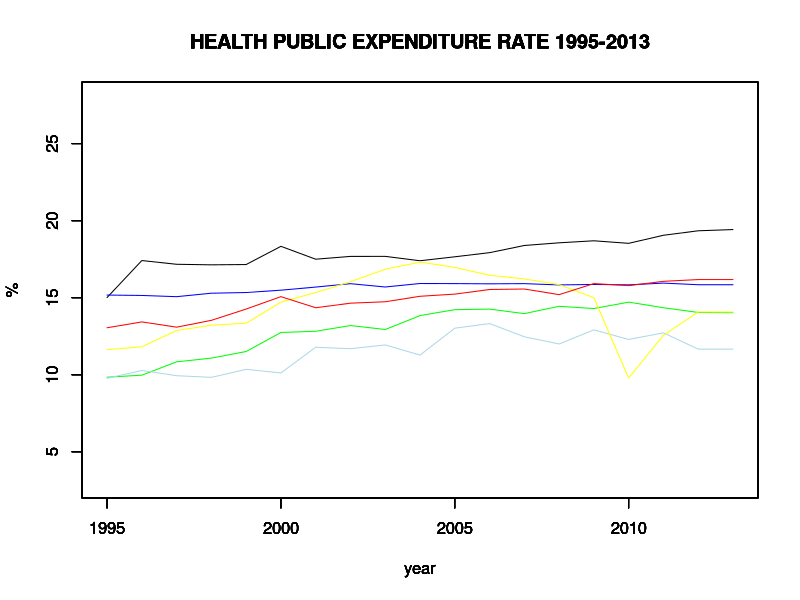

Write R code to recreate this figure.
setwd('C:\\R_Dev\\Repo') #set working dir

hpex <- read.csv("heathPublicExpPerCent.csv")
#print(hpex)
#print(hpex$Year)
plot(hpex$Year, hpex$GER, main="HEALTH PUBLIC EXPENDITURE RATE 1995-2013", type="l", col="black", xlab = 'year', ylab = '%', ylim = range(c(3,28)))
#enable multiplot
par(new = TRUE)
plot(hpex$Year, hpex$ITA, main="HEALTH PUBLIC EXPENDITURE RATE 1995-2013", type="l", col="green", xlab = 'year', ylab = '%', ylim = range(c(3,28)))
par(new = TRUE)
plot(hpex$Year, hpex$FRA, main="HEALTH PUBLIC EXPENDITURE RATE 1995-2013", type="l", col="blue", xlab = 'year', ylab = '%', ylim = range(c(3,28)))
par(new = TRUE)
plot(hpex$Year, hpex$GR, main="HEALTH PUBLIC EXPENDITURE RATE 1995-2013", type="l", col="light blue", xlab = 'year', ylab = '%', ylim = range(c(3,28)))
par(new = TRUE)
plot(hpex$Year, hpex$IRL, main="HEALTH PUBLIC EXPENDITURE RATE 1995-2013", type="l", col="yellow", xlab = 'year', ylab = '%', ylim = range(c(3,28)))
par(new = TRUE)
plot(hpex$Year, hpex$GBR, main="HEALTH PUBLIC EXPENDITURE RATE 1995-2013", type="l", col="red", xlab = 'year', ylab = '%', ylim = range(c(3,28)))

